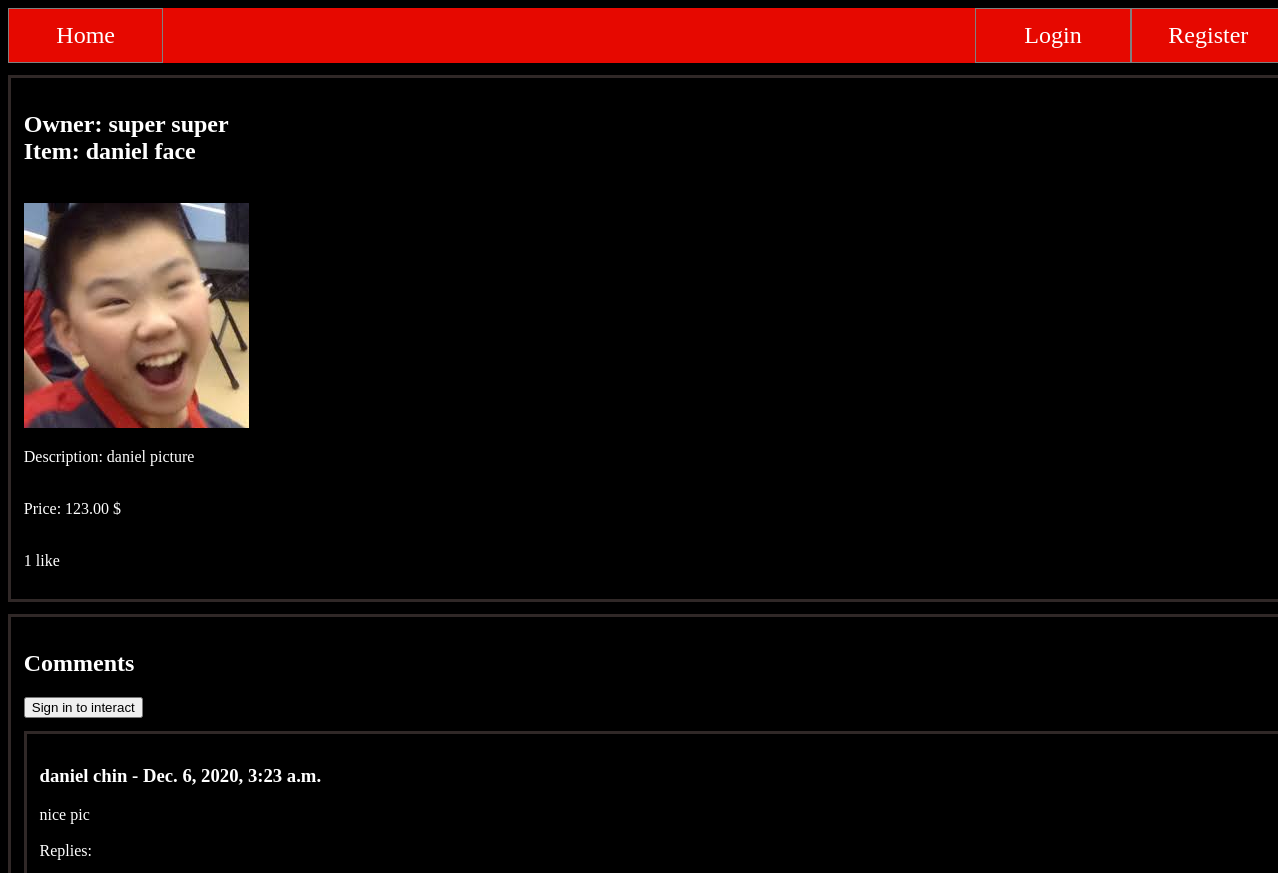
The app's page /1/ (upper part), older data.
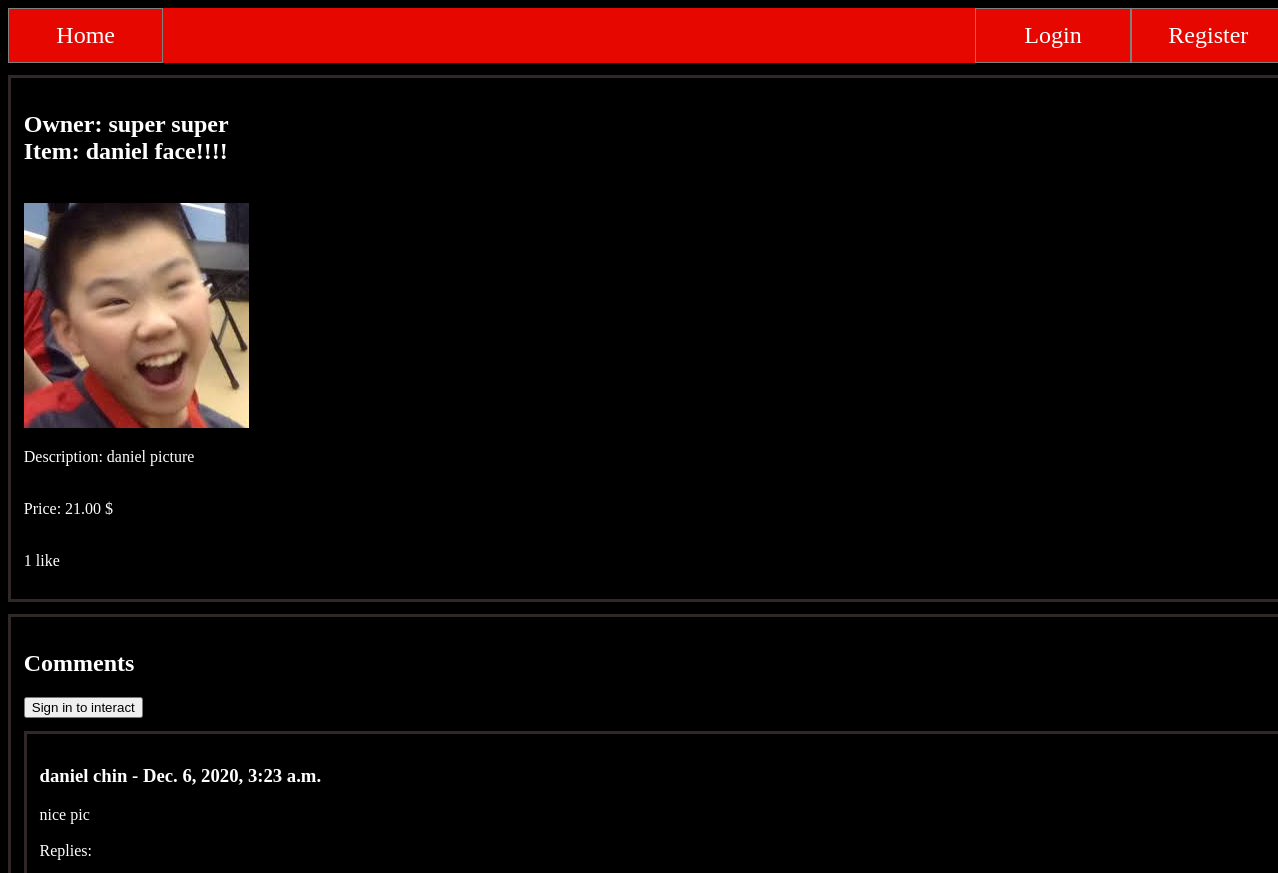
The same page, newer data.
### database/models.py (models this page shows, shortened)
class Item(models.Model):
    owner = models.ForeignKey(User, on_delete=models.CASCADE)
    title = models.CharField(max_length=100)
    image = models.ImageField(upload_to='authentication/static/authentication')
    likes = models.ManyToManyField(User, related_name ='item_post', default = 0)
    price = models.DecimalField(max_digits=11, decimal_places=2)
    description = models.CharField(max_length=10000)
    pub_date = models.DateTimeField(default=timezone.now)
    def total_likes(self):
        return self.likes.count()
    def filename(self):
        return os.path.basename(self.image.name)

class User(AbstractBaseUser):
    email = models.EmailField(verbose_name='email',max_length=60, unique=True)
    username = models.CharField(max_length=30, unique=True)
    date_joined = models.DateTimeField(verbose_name='date joined', auto_now_add=True)
    last_login = models.DateTimeField(verbose_name='last login', auto_now=True)
    is_admin = models.BooleanField(default=False)
    is_active = models.BooleanField(default=True)
    is_staff = models.BooleanField(default=False)
    is_superuser = models.BooleanField(default=False)
    first_name = models.CharField(max_length=30)
    last_name = models.CharField(max_length=30)
    date_of_birth = models.DateField(max_length=8)
    balance = models.DecimalField(default=1000,max_digits=11, decimal_places=2)
    avatar = models.FileField(null=True,blank=True,upload_to='authentication/static/authentication')
    USERNAME_FIELD = 'email'
    REQUIRED_FIELDS= ['username','first_name','last_name','date_of_birth']
    objects = MyUserManager()
    def __str__(self):
        return self.first_name + " " + self.last_name

class Comment(models.Model):
    author = models.ForeignKey(User, on_delete=models.CASCADE)
    item = models.ForeignKey(Item, related_name="comments", on_delete=models.CASCADE)
    text = models.CharField(max_length=10000)
    pub_date = models.DateTimeField(default=timezone.now)

### itemManagement/views.py (the view)
# urls.py: path('<int:pk>/', views.DetailView.as_view(), name='detail'),#sets the path for the detail view
class DetailView(generic.DetailView):
    model = Item
    template_name = 'itemManagement/detail.html'
    def get_queryset(self):
        return Item.objects.filter(pub_date__lte=timezone.now())

### itemManagement/templates/itemManagement/detail.html (shortened to what this page needs)
{% extends "./base.html" %}
{% load static %}
{% block content %}
<section class="itemDetail">
   <h1> Owner: {{item.owner }} <br> Item: {{ item.title }} </h1>
   <br>
   <img src="/static/authentication/{{item.filename}} " />
   <br>
   <p>
      Description:
      {{ item.description }}
   </p>
   <br>
   Price:
   {{ item.price }} $
   <br><br>
   {% if user.is_authenticated %}
   <form action="{% url 'like_item' item.pk %}" method="POST">
   {% csrf_token %}
		<button type="sumbit", name="item_pk",value="{{ item.pk }}">
		{%if item.total_likes == 1 %}
			{{item.total_likes}} like
	    {% elif item.total_likes == 0 %}
			0 likes
		{% else %}
			{{item.total_likes }} likes
	    {% endif %}
		</button>
	</form>
   {% else %}
		<p>
	   {%if item.total_likes == 1 %}
			{{item.total_likes}} like
	   {%elif item.total_likes == 0 %}
			0 likes
		{% else %}
			{{item.total_likes}} likes
	   {% endif %}
	   </p>
   {% endif %}
</section>
<section class="comments">
	<h2> Comments </h2>
	{% if user.is_authenticated %}
	<a href="{% url 'add_comment' item.pk %}"> <button> Comment </button> </a>
	{% else %}
	<a href="{% url 'login' %}"> <button> Sign in to interact </button> </a>
	{% endif %}
	{% if not item.comments.all %}
		<p> No comments, Add one </p>
	{% else %}
		{%for comment in item.comments.all%}
			<section class="comments">
			<h3> {{ comment.author }} -  {{ comment.pub_date }} </h3>
			<p> {{ comment.text }}  <br><br> Replies:</p>
			</section>
		{% endfor %}
{%endif%}
</section>
{% endblock %}

### itemManagement/templates/itemManagement/base.html (shortened to what this page needs)
<!DOCTYPE html>
<html>
	<head>
		{% load static %}
		<link rel="stylesheet" type="text/css" href="{% static 'authentication/style.css' %}">
	</head>
	<body>
		<header>
			<div class="nav">
    			<a class="home" href="/"> Home </a>
    			{% if user.is_authenticated %}
        			<a class="signIn" href="{% url 'account' %}">Account</a>
					 <a class="signIn" href="{% url 'logout' %}"> Logout</a>
					 <a class="signIn" href="{% url 'itemCreate' %}"> Sell Item</a>
            		{% if user.is_admin or user.is_superuser %}
                        <a class="home" href="/admin"> Admin Page </a>
                    {% endif %}
            	{% else %}
                    <a class="signIn" href="{% url 'register' %}">Register</a>
                    <a class="signIn" href="{% url 'login' %}">Login</a>
                {% endif %}
			</div>
		</header>
	{% block content %}
	{% endblock %}
	</body>
</html>

### authentication/static/authentication/style.css (style rules this page uses)
html { width:100%; height:100%; }
body { width:100%; height:100%; background-color: black; }
a { color: white; text-decoration: none; }
p { color:white; }
h1 { color:white; }
section { width:100%; }
.comments { border:solid; border-color:#302827; padding:1%; margin-top:1%; color:white; }
.itemDetail { border:solid; border-color:#302827; padding:1%; margin-top:1%; color:white; }
.nav { background-color: #e60800; overflow: hidden; text-decoration: none; height: 10%; width: 100%; }
.nav a { border: solid 1px grey; text-align: center; padding: 1%; color: white; font-size: 150%; text-decoration: none; width: 10%; height: 100%; }
.home { border-left: none; float: left; width: 10%; height: 100%; }
.signIn { border-right: none; float: right; width: 10%; height: 100%; }

Row changes from the older to the newer data that the page shows:
changed Item "daniel picture": title "daniel face" → "daniel face!!!!"; price "123.00" → "21.00"
